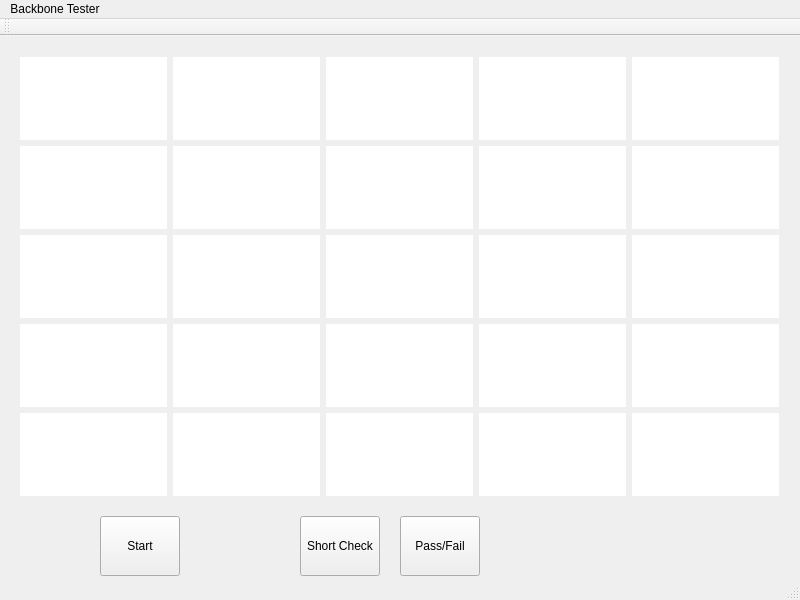
<?xml version="1.0" encoding="UTF-8"?>
<ui version="4.0">
 <class>MainWindow</class>
 <widget class="QMainWindow" name="MainWindow">
  <property name="geometry">
   <rect>
    <x>0</x>
    <y>0</y>
    <width>800</width>
    <height>600</height>
   </rect>
  </property>
  <property name="windowTitle">
   <string>MainWindow</string>
  </property>
  <widget class="QWidget" name="centralWidget">
   <widget class="QPushButton" name="btnGo">
    <property name="geometry">
     <rect>
      <x>100</x>
      <y>480</y>
      <width>80</width>
      <height>60</height>
     </rect>
    </property>
    <property name="text">
     <string>Start</string>
    </property>
   </widget>
   <widget class="QPushButton" name="btnShort">
    <property name="geometry">
     <rect>
      <x>300</x>
      <y>480</y>
      <width>80</width>
      <height>60</height>
     </rect>
    </property>
    <property name="text">
     <string>Short Check</string>
    </property>
   </widget>
   <widget class="QPushButton" name="btnPassFail">
    <property name="geometry">
     <rect>
      <x>400</x>
      <y>480</y>
      <width>80</width>
      <height>60</height>
     </rect>
    </property>
    <property name="text">
     <string>Pass/Fail</string>
    </property>
   </widget>
   <widget class="QWidget" name="gridLayoutWidget">
    <property name="geometry">
     <rect>
      <x>9</x>
      <y>10</y>
      <width>781</width>
      <height>461</height>
     </rect>
    </property>
    <layout class="QGridLayout" name="gridLayout">
     <item row="4" column="0">
      <widget class="QPlainTextEdit" name="brd5A">
       <property name="sizePolicy">
        <sizepolicy hsizetype="Preferred" vsizetype="Preferred">
         <horstretch>0</horstretch>
         <verstretch>0</verstretch>
        </sizepolicy>
       </property>
       <property name="frameShape">
        <enum>QFrame::NoFrame</enum>
       </property>
       <property name="frameShadow">
        <enum>QFrame::Plain</enum>
       </property>
       <property name="verticalScrollBarPolicy">
        <enum>Qt::ScrollBarAlwaysOff</enum>
       </property>
       <property name="horizontalScrollBarPolicy">
        <enum>Qt::ScrollBarAlwaysOff</enum>
       </property>
      </widget>
     </item>
     <item row="0" column="3">
      <widget class="QPlainTextEdit" name="brd1D">
       <property name="sizePolicy">
        <sizepolicy hsizetype="Preferred" vsizetype="Preferred">
         <horstretch>0</horstretch>
         <verstretch>0</verstretch>
        </sizepolicy>
       </property>
       <property name="frameShape">
        <enum>QFrame::NoFrame</enum>
       </property>
       <property name="frameShadow">
        <enum>QFrame::Plain</enum>
       </property>
       <property name="verticalScrollBarPolicy">
        <enum>Qt::ScrollBarAlwaysOff</enum>
       </property>
       <property name="horizontalScrollBarPolicy">
        <enum>Qt::ScrollBarAlwaysOff</enum>
       </property>
      </widget>
     </item>
     <item row="1" column="0">
      <widget class="QPlainTextEdit" name="brd2A">
       <property name="sizePolicy">
        <sizepolicy hsizetype="Preferred" vsizetype="Preferred">
         <horstretch>0</horstretch>
         <verstretch>0</verstretch>
        </sizepolicy>
       </property>
       <property name="frameShape">
        <enum>QFrame::NoFrame</enum>
       </property>
       <property name="frameShadow">
        <enum>QFrame::Plain</enum>
       </property>
       <property name="verticalScrollBarPolicy">
        <enum>Qt::ScrollBarAlwaysOff</enum>
       </property>
       <property name="horizontalScrollBarPolicy">
        <enum>Qt::ScrollBarAlwaysOff</enum>
       </property>
      </widget>
     </item>
     <item row="3" column="0">
      <widget class="QPlainTextEdit" name="brd4A">
       <property name="sizePolicy">
        <sizepolicy hsizetype="Preferred" vsizetype="Preferred">
         <horstretch>0</horstretch>
         <verstretch>0</verstretch>
        </sizepolicy>
       </property>
       <property name="frameShape">
        <enum>QFrame::NoFrame</enum>
       </property>
       <property name="frameShadow">
        <enum>QFrame::Plain</enum>
       </property>
       <property name="verticalScrollBarPolicy">
        <enum>Qt::ScrollBarAlwaysOff</enum>
       </property>
       <property name="horizontalScrollBarPolicy">
        <enum>Qt::ScrollBarAlwaysOff</enum>
       </property>
      </widget>
     </item>
     <item row="0" column="1">
      <widget class="QPlainTextEdit" name="brd1B">
       <property name="sizePolicy">
        <sizepolicy hsizetype="Preferred" vsizetype="Preferred">
         <horstretch>0</horstretch>
         <verstretch>0</verstretch>
        </sizepolicy>
       </property>
       <property name="frameShape">
        <enum>QFrame::NoFrame</enum>
       </property>
       <property name="frameShadow">
        <enum>QFrame::Plain</enum>
       </property>
       <property name="verticalScrollBarPolicy">
        <enum>Qt::ScrollBarAlwaysOff</enum>
       </property>
       <property name="horizontalScrollBarPolicy">
        <enum>Qt::ScrollBarAlwaysOff</enum>
       </property>
      </widget>
     </item>
     <item row="0" column="4">
      <widget class="QPlainTextEdit" name="brd1E">
       <property name="sizePolicy">
        <sizepolicy hsizetype="Preferred" vsizetype="Preferred">
         <horstretch>0</horstretch>
         <verstretch>0</verstretch>
        </sizepolicy>
       </property>
       <property name="frameShape">
        <enum>QFrame::NoFrame</enum>
       </property>
       <property name="frameShadow">
        <enum>QFrame::Plain</enum>
       </property>
       <property name="verticalScrollBarPolicy">
        <enum>Qt::ScrollBarAlwaysOff</enum>
       </property>
       <property name="horizontalScrollBarPolicy">
        <enum>Qt::ScrollBarAlwaysOff</enum>
       </property>
      </widget>
     </item>
     <item row="0" column="2">
      <widget class="QPlainTextEdit" name="brd1C">
       <property name="sizePolicy">
        <sizepolicy hsizetype="Preferred" vsizetype="Preferred">
         <horstretch>0</horstretch>
         <verstretch>0</verstretch>
        </sizepolicy>
       </property>
       <property name="frameShape">
        <enum>QFrame::NoFrame</enum>
       </property>
       <property name="frameShadow">
        <enum>QFrame::Plain</enum>
       </property>
       <property name="verticalScrollBarPolicy">
        <enum>Qt::ScrollBarAlwaysOff</enum>
       </property>
       <property name="horizontalScrollBarPolicy">
        <enum>Qt::ScrollBarAlwaysOff</enum>
       </property>
      </widget>
     </item>
     <item row="0" column="0">
      <widget class="QPlainTextEdit" name="brd1A">
       <property name="sizePolicy">
        <sizepolicy hsizetype="Preferred" vsizetype="Preferred">
         <horstretch>0</horstretch>
         <verstretch>0</verstretch>
        </sizepolicy>
       </property>
       <property name="frameShape">
        <enum>QFrame::NoFrame</enum>
       </property>
       <property name="frameShadow">
        <enum>QFrame::Plain</enum>
       </property>
       <property name="verticalScrollBarPolicy">
        <enum>Qt::ScrollBarAlwaysOff</enum>
       </property>
       <property name="horizontalScrollBarPolicy">
        <enum>Qt::ScrollBarAlwaysOff</enum>
       </property>
       <property name="backgroundVisible">
        <bool>false</bool>
       </property>
      </widget>
     </item>
     <item row="2" column="0">
      <widget class="QPlainTextEdit" name="brd3A">
       <property name="sizePolicy">
        <sizepolicy hsizetype="Preferred" vsizetype="Preferred">
         <horstretch>0</horstretch>
         <verstretch>0</verstretch>
        </sizepolicy>
       </property>
       <property name="frameShape">
        <enum>QFrame::NoFrame</enum>
       </property>
       <property name="frameShadow">
        <enum>QFrame::Plain</enum>
       </property>
       <property name="verticalScrollBarPolicy">
        <enum>Qt::ScrollBarAlwaysOff</enum>
       </property>
       <property name="horizontalScrollBarPolicy">
        <enum>Qt::ScrollBarAlwaysOff</enum>
       </property>
      </widget>
     </item>
     <item row="1" column="1">
      <widget class="QPlainTextEdit" name="brd2B">
       <property name="sizePolicy">
        <sizepolicy hsizetype="Preferred" vsizetype="Preferred">
         <horstretch>0</horstretch>
         <verstretch>0</verstretch>
        </sizepolicy>
       </property>
       <property name="frameShape">
        <enum>QFrame::NoFrame</enum>
       </property>
       <property name="frameShadow">
        <enum>QFrame::Plain</enum>
       </property>
       <property name="verticalScrollBarPolicy">
        <enum>Qt::ScrollBarAlwaysOff</enum>
       </property>
       <property name="horizontalScrollBarPolicy">
        <enum>Qt::ScrollBarAlwaysOff</enum>
       </property>
      </widget>
     </item>
     <item row="1" column="2">
      <widget class="QPlainTextEdit" name="brd2C">
       <property name="sizePolicy">
        <sizepolicy hsizetype="Preferred" vsizetype="Preferred">
         <horstretch>0</horstretch>
         <verstretch>0</verstretch>
        </sizepolicy>
       </property>
       <property name="frameShape">
        <enum>QFrame::NoFrame</enum>
       </property>
       <property name="frameShadow">
        <enum>QFrame::Plain</enum>
       </property>
       <property name="verticalScrollBarPolicy">
        <enum>Qt::ScrollBarAlwaysOff</enum>
       </property>
       <property name="horizontalScrollBarPolicy">
        <enum>Qt::ScrollBarAlwaysOff</enum>
       </property>
      </widget>
     </item>
     <item row="1" column="3">
      <widget class="QPlainTextEdit" name="brd2D">
       <property name="sizePolicy">
        <sizepolicy hsizetype="Preferred" vsizetype="Preferred">
         <horstretch>0</horstretch>
         <verstretch>0</verstretch>
        </sizepolicy>
       </property>
       <property name="frameShape">
        <enum>QFrame::NoFrame</enum>
       </property>
       <property name="frameShadow">
        <enum>QFrame::Plain</enum>
       </property>
       <property name="verticalScrollBarPolicy">
        <enum>Qt::ScrollBarAlwaysOff</enum>
       </property>
       <property name="horizontalScrollBarPolicy">
        <enum>Qt::ScrollBarAlwaysOff</enum>
       </property>
      </widget>
     </item>
     <item row="1" column="4">
      <widget class="QPlainTextEdit" name="brd2E">
       <property name="sizePolicy">
        <sizepolicy hsizetype="Preferred" vsizetype="Preferred">
         <horstretch>0</horstretch>
         <verstretch>0</verstretch>
        </sizepolicy>
       </property>
       <property name="frameShape">
        <enum>QFrame::NoFrame</enum>
       </property>
       <property name="frameShadow">
        <enum>QFrame::Plain</enum>
       </property>
       <property name="verticalScrollBarPolicy">
        <enum>Qt::ScrollBarAlwaysOff</enum>
       </property>
       <property name="horizontalScrollBarPolicy">
        <enum>Qt::ScrollBarAlwaysOff</enum>
       </property>
      </widget>
     </item>
     <item row="2" column="1">
      <widget class="QPlainTextEdit" name="brd3B">
       <property name="sizePolicy">
        <sizepolicy hsizetype="Preferred" vsizetype="Preferred">
         <horstretch>0</horstretch>
         <verstretch>0</verstretch>
        </sizepolicy>
       </property>
       <property name="frameShape">
        <enum>QFrame::NoFrame</enum>
       </property>
       <property name="frameShadow">
        <enum>QFrame::Plain</enum>
       </property>
       <property name="verticalScrollBarPolicy">
        <enum>Qt::ScrollBarAlwaysOff</enum>
       </property>
       <property name="horizontalScrollBarPolicy">
        <enum>Qt::ScrollBarAlwaysOff</enum>
       </property>
      </widget>
     </item>
     <item row="2" column="2">
      <widget class="QPlainTextEdit" name="brd3C">
       <property name="sizePolicy">
        <sizepolicy hsizetype="Preferred" vsizetype="Preferred">
         <horstretch>0</horstretch>
         <verstretch>0</verstretch>
        </sizepolicy>
       </property>
       <property name="frameShape">
        <enum>QFrame::NoFrame</enum>
       </property>
       <property name="frameShadow">
        <enum>QFrame::Plain</enum>
       </property>
       <property name="verticalScrollBarPolicy">
        <enum>Qt::ScrollBarAlwaysOff</enum>
       </property>
       <property name="horizontalScrollBarPolicy">
        <enum>Qt::ScrollBarAlwaysOff</enum>
       </property>
      </widget>
     </item>
     <item row="2" column="3">
      <widget class="QPlainTextEdit" name="brd3D">
       <property name="sizePolicy">
        <sizepolicy hsizetype="Preferred" vsizetype="Preferred">
         <horstretch>0</horstretch>
         <verstretch>0</verstretch>
        </sizepolicy>
       </property>
       <property name="frameShape">
        <enum>QFrame::NoFrame</enum>
       </property>
       <property name="frameShadow">
        <enum>QFrame::Plain</enum>
       </property>
       <property name="verticalScrollBarPolicy">
        <enum>Qt::ScrollBarAlwaysOff</enum>
       </property>
       <property name="horizontalScrollBarPolicy">
        <enum>Qt::ScrollBarAlwaysOff</enum>
       </property>
      </widget>
     </item>
     <item row="2" column="4">
      <widget class="QPlainTextEdit" name="brd3E">
       <property name="sizePolicy">
        <sizepolicy hsizetype="Preferred" vsizetype="Preferred">
         <horstretch>0</horstretch>
         <verstretch>0</verstretch>
        </sizepolicy>
       </property>
       <property name="frameShape">
        <enum>QFrame::NoFrame</enum>
       </property>
       <property name="frameShadow">
        <enum>QFrame::Plain</enum>
       </property>
       <property name="verticalScrollBarPolicy">
        <enum>Qt::ScrollBarAlwaysOff</enum>
       </property>
       <property name="horizontalScrollBarPolicy">
        <enum>Qt::ScrollBarAlwaysOff</enum>
       </property>
      </widget>
     </item>
     <item row="3" column="1">
      <widget class="QPlainTextEdit" name="brd4B">
       <property name="sizePolicy">
        <sizepolicy hsizetype="Preferred" vsizetype="Preferred">
         <horstretch>0</horstretch>
         <verstretch>0</verstretch>
        </sizepolicy>
       </property>
       <property name="frameShape">
        <enum>QFrame::NoFrame</enum>
       </property>
       <property name="frameShadow">
        <enum>QFrame::Plain</enum>
       </property>
       <property name="verticalScrollBarPolicy">
        <enum>Qt::ScrollBarAlwaysOff</enum>
       </property>
       <property name="horizontalScrollBarPolicy">
        <enum>Qt::ScrollBarAlwaysOff</enum>
       </property>
      </widget>
     </item>
     <item row="4" column="1">
      <widget class="QPlainTextEdit" name="brd5B">
       <property name="sizePolicy">
        <sizepolicy hsizetype="Preferred" vsizetype="Preferred">
         <horstretch>0</horstretch>
         <verstretch>0</verstretch>
        </sizepolicy>
       </property>
       <property name="frameShape">
        <enum>QFrame::NoFrame</enum>
       </property>
       <property name="frameShadow">
        <enum>QFrame::Plain</enum>
       </property>
       <property name="verticalScrollBarPolicy">
        <enum>Qt::ScrollBarAlwaysOff</enum>
       </property>
       <property name="horizontalScrollBarPolicy">
        <enum>Qt::ScrollBarAlwaysOff</enum>
       </property>
      </widget>
     </item>
     <item row="3" column="2">
      <widget class="QPlainTextEdit" name="brd4C">
       <property name="sizePolicy">
        <sizepolicy hsizetype="Preferred" vsizetype="Preferred">
         <horstretch>0</horstretch>
         <verstretch>0</verstretch>
        </sizepolicy>
       </property>
       <property name="frameShape">
        <enum>QFrame::NoFrame</enum>
       </property>
       <property name="frameShadow">
        <enum>QFrame::Plain</enum>
       </property>
       <property name="verticalScrollBarPolicy">
        <enum>Qt::ScrollBarAlwaysOff</enum>
       </property>
       <property name="horizontalScrollBarPolicy">
        <enum>Qt::ScrollBarAlwaysOff</enum>
       </property>
      </widget>
     </item>
     <item row="3" column="3">
      <widget class="QPlainTextEdit" name="brd4D">
       <property name="sizePolicy">
        <sizepolicy hsizetype="Preferred" vsizetype="Preferred">
         <horstretch>0</horstretch>
         <verstretch>0</verstretch>
        </sizepolicy>
       </property>
       <property name="frameShape">
        <enum>QFrame::NoFrame</enum>
       </property>
       <property name="frameShadow">
        <enum>QFrame::Plain</enum>
       </property>
       <property name="verticalScrollBarPolicy">
        <enum>Qt::ScrollBarAlwaysOff</enum>
       </property>
       <property name="horizontalScrollBarPolicy">
        <enum>Qt::ScrollBarAlwaysOff</enum>
       </property>
      </widget>
     </item>
     <item row="3" column="4">
      <widget class="QPlainTextEdit" name="brd4E">
       <property name="sizePolicy">
        <sizepolicy hsizetype="Preferred" vsizetype="Preferred">
         <horstretch>0</horstretch>
         <verstretch>0</verstretch>
        </sizepolicy>
       </property>
       <property name="frameShape">
        <enum>QFrame::NoFrame</enum>
       </property>
       <property name="frameShadow">
        <enum>QFrame::Plain</enum>
       </property>
       <property name="verticalScrollBarPolicy">
        <enum>Qt::ScrollBarAlwaysOff</enum>
       </property>
       <property name="horizontalScrollBarPolicy">
        <enum>Qt::ScrollBarAlwaysOff</enum>
       </property>
      </widget>
     </item>
     <item row="4" column="2">
      <widget class="QPlainTextEdit" name="brd5C">
       <property name="sizePolicy">
        <sizepolicy hsizetype="Preferred" vsizetype="Preferred">
         <horstretch>0</horstretch>
         <verstretch>0</verstretch>
        </sizepolicy>
       </property>
       <property name="frameShape">
        <enum>QFrame::NoFrame</enum>
       </property>
       <property name="frameShadow">
        <enum>QFrame::Plain</enum>
       </property>
       <property name="verticalScrollBarPolicy">
        <enum>Qt::ScrollBarAlwaysOff</enum>
       </property>
       <property name="horizontalScrollBarPolicy">
        <enum>Qt::ScrollBarAlwaysOff</enum>
       </property>
      </widget>
     </item>
     <item row="4" column="3">
      <widget class="QPlainTextEdit" name="brd5D">
       <property name="sizePolicy">
        <sizepolicy hsizetype="Preferred" vsizetype="Preferred">
         <horstretch>0</horstretch>
         <verstretch>0</verstretch>
        </sizepolicy>
       </property>
       <property name="frameShape">
        <enum>QFrame::NoFrame</enum>
       </property>
       <property name="frameShadow">
        <enum>QFrame::Plain</enum>
       </property>
       <property name="verticalScrollBarPolicy">
        <enum>Qt::ScrollBarAlwaysOff</enum>
       </property>
       <property name="horizontalScrollBarPolicy">
        <enum>Qt::ScrollBarAlwaysOff</enum>
       </property>
      </widget>
     </item>
     <item row="4" column="4">
      <widget class="QPlainTextEdit" name="brd5E">
       <property name="sizePolicy">
        <sizepolicy hsizetype="Preferred" vsizetype="Preferred">
         <horstretch>0</horstretch>
         <verstretch>0</verstretch>
        </sizepolicy>
       </property>
       <property name="frameShape">
        <enum>QFrame::NoFrame</enum>
       </property>
       <property name="frameShadow">
        <enum>QFrame::Plain</enum>
       </property>
       <property name="verticalScrollBarPolicy">
        <enum>Qt::ScrollBarAlwaysOff</enum>
       </property>
       <property name="horizontalScrollBarPolicy">
        <enum>Qt::ScrollBarAlwaysOff</enum>
       </property>
      </widget>
     </item>
    </layout>
   </widget>
  </widget>
  <widget class="QMenuBar" name="menuBar">
   <property name="geometry">
    <rect>
     <x>0</x>
     <y>0</y>
     <width>800</width>
     <height>22</height>
    </rect>
   </property>
   <widget class="QMenu" name="menuBackbone_Tester">
    <property name="title">
     <string>Backbone Tester</string>
    </property>
   </widget>
   <addaction name="menuBackbone_Tester"/>
  </widget>
  <widget class="QToolBar" name="mainToolBar">
   <attribute name="toolBarArea">
    <enum>TopToolBarArea</enum>
   </attribute>
   <attribute name="toolBarBreak">
    <bool>false</bool>
   </attribute>
  </widget>
  <widget class="QStatusBar" name="statusBar"/>
 </widget>
 <layoutdefault spacing="6" margin="11"/>
 <resources/>
 <connections/>
</ui>
